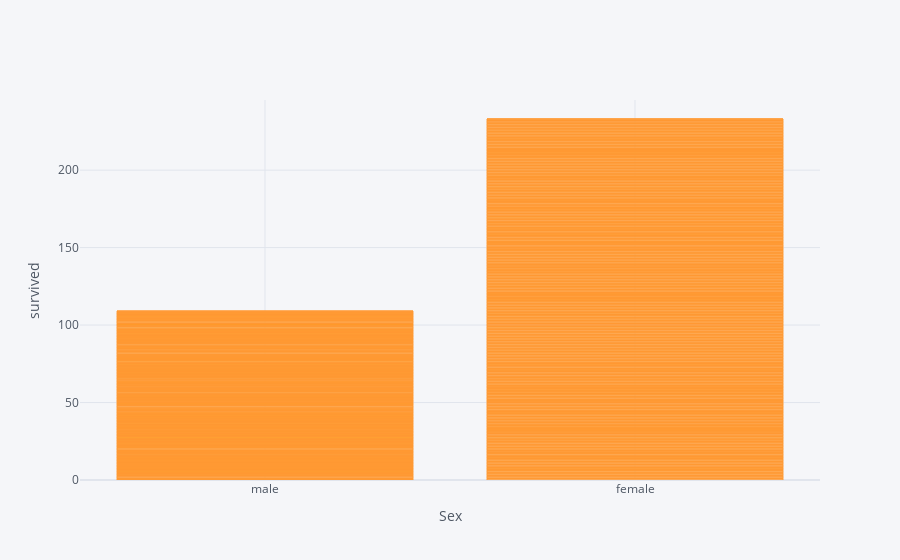

The cell this chart's notebook holds for it:
### Code cell
# male ,female Vs Survived
# df1.iplot(x = "sex", y = "survived",kind = "bar")
df1.iplot(x = "sex", y = "survived",kind = "bar", xTitle = "Sex", yTitle = "survived")

### Figure 1 — Plotly figure (JSON) as saved in the notebook; plotly's stock layout.template omitted (floating-point values rounded to 4 significant figures; data arrays with more than 128 entries replaced by an {"elided": "..."} marker saying what was removed)
{"data": [{"marker": {"color": "rgba(255, 153, 51, 0.6)", "line": {"color": "rgba(255, 153, 51, 1.0)", "width": 1}}, "name": "survived", "orientation": "v", "text": "", "type": "bar", "x": {"elided": "891 str values"}, "y": {"elided": "891 int values"}}], "layout": {"legend": {"bgcolor": "#F5F6F9", "font": {"color": "#4D5663"}}, "paper_bgcolor": "#F5F6F9", "plot_bgcolor": "#F5F6F9", "title": {"font": {"color": "#4D5663"}}, "xaxis": {"gridcolor": "#E1E5ED", "showgrid": true, "tickfont": {"color": "#4D5663"}, "title": {"font": {"color": "#4D5663"}, "text": "Sex"}, "zerolinecolor": "#E1E5ED"}, "yaxis": {"gridcolor": "#E1E5ED", "showgrid": true, "tickfont": {"color": "#4D5663"}, "title": {"font": {"color": "#4D5663"}, "text": "survived"}, "zerolinecolor": "#E1E5ED"}}}
